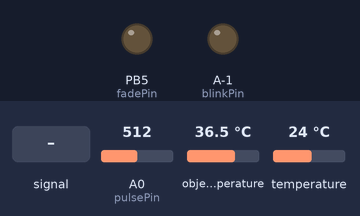
Recording of a sketch running on a simulated ATtiny85, built for the host (arithmetic inside an expression is 32-bit, double 64-bit). On the bench: output pins drawn as LEDs (lit = HIGH). The test bench sets the inputs (shaded band); at power-on: A0 (pulsePin) = 512, object temperature 36.5 °C, temperature 24 °C. What the sketch prints to the serial monitor is not drawn.

Above: at 11.2 s.
11.3 s: A0 (pulsePin) fed a 2 Hz sine of ±306 counts around its level
At 11.62 s:
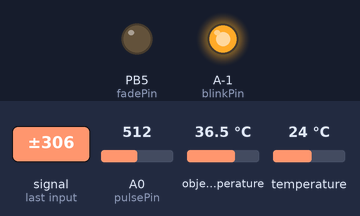
15.0 s: A0 (pulsePin) set to 306
At 15.9 s:
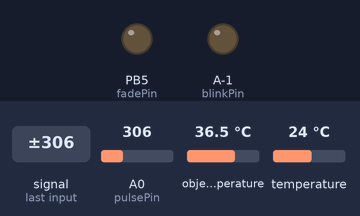
16.5 s: A0 (pulsePin) set to 498
18.0 s: A0 (pulsePin) set to 520
22.0 s: A0 (pulsePin) set to 540
At 23.1 s:
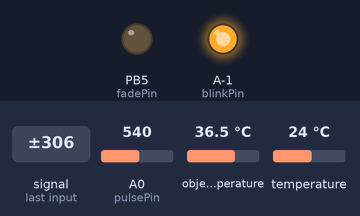
Timing chart, 0 to 24.5 s (numbered marks = the images above; inputs shaded):
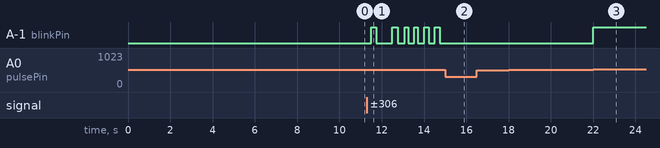

Measured:
- after the input at 11.3 s, A-1 (blinkPin): LOW → HIGH after 0.21 s, → LOW 0.24 s later, → HIGH 0.76 s later, → LOW 0.25 s later, … (12 changes in this stretch)
- after the input at 15.0 s, A-1 (blinkPin): stops changing and stays LOW
- after the input at 16.5 s, every drawn part: stays the same
- after the input at 18.0 s, every drawn part: stays the same
- after the input at 22.0 s, A-1 (blinkPin): LOW → HIGH at once

The sketch:

PulseSensorAmped_Arduino_1.5.0.ino
```cpp
/*  Pulse Sensor Amped 1.5    by Joel Murphy and Yury Gitman   http://www.pulsesensor.com

----------------------  Notes ----------------------  ----------------------
This code:
1) Blinks an LED to User's Live Heartbeat   PIN 13
2) Fades an LED to User's Live HeartBeat    PIN 5
3) Determines BPM
4) Prints All of the Above to Serial

Read Me:
https://github.com/WorldFamousElectronics/PulseSensor_Amped_Arduino/blob/master/README.md
 ----------------------       ----------------------  ----------------------
*/
#define PROCESSING_VISUALIZER 1
#define SERIAL_PLOTTER  2

//  Variables
int pulsePin = A0;                 // Pulse Sensor purple wire connected to analog pin 0
int blinkPin = 13;                // pin to blink led at each beat
int fadePin = 5;                  // pin to do fancy classy fading blink at each beat
int fadeRate = 0;                 // used to fade LED on with PWM on fadePin

// Volatile Variables, used in the interrupt service routine!
volatile int BPM;                   // int that holds raw Analog in 0. updated every 2mS
volatile int Signal;                // holds the incoming raw data
volatile int IBI = 600;             // int that holds the time interval between beats! Must be seeded!
volatile boolean Pulse = false;     // "True" when User's live heartbeat is detected. "False" when not a "live beat".
volatile boolean QS = false;        // becomes true when Arduoino finds a beat.

// SET THE SERIAL OUTPUT TYPE TO YOUR NEEDS
// PROCESSING_VISUALIZER works with Pulse Sensor Processing Visualizer
//      https://github.com/WorldFamousElectronics/PulseSensor_Amped_Processing_Visualizer
// SERIAL_PLOTTER outputs sensor data for viewing with the Arduino Serial Plotter
//      run the Serial Plotter at 115200 baud: Tools/Serial Plotter or Command+L
static int outputType = SERIAL_PLOTTER;

//Libraries
//#include <DHT.h>;
#include <Wire.h>
#include <Adafruit_MLX90614.h>

Adafruit_MLX90614 mlx = Adafruit_MLX90614();
//Constants
//#define DHTPIN 2     // what pin we're connected to
//#define DHTTYPE DHT22   // DHT 22  (AM2302)
//DHT dht(DHTPIN, DHTTYPE); //// Initialize DHT sensor for normal 16mhz Arduino


//Variables
int chk;
float hum;  //Stores humidity value
float temp; //Stores temperature value

void setup(){
  pinMode(blinkPin,OUTPUT);         // pin that will blink to your heartbeat!
  pinMode(fadePin,OUTPUT);          // pin that will fade to your heartbeat!
  Serial.begin(9600);             // we agree to talk fast!
  interruptSetup();                 // sets up to read Pulse Sensor signal every 2mS
  mlx.begin();
   // IF YOU ARE POWERING The Pulse Sensor AT VOLTAGE LESS THAN THE BOARD VOLTAGE,
   // UN-COMMENT THE NEXT LINE AND APPLY THAT VOLTAGE TO THE A-REF PIN
//   analogReference(EXTERNAL);
    delay(10000);
}


//  Where the Magic Happens
void loop(){
    serialOutput() ;
    //readTemp();
    readInfr();

  //if (QS == true){     // A Heartbeat Was Found
                       // BPM and IBI have been Determined
                       // Quantified Self "QS" true when arduino finds a heartbeat
      //  fadeRate = 255;         // Makes the LED Fade Effect Happen
                                // Set 'fadeRate' Variable to 255 to fade LED with pulse
       // serialOutputWhenBeatHappens();   // A Beat Happened, Output that to serial.
       // QS = false;                      // reset the Quantified Self flag for next time
  //}

  //ledFadeToBeat();                      // Makes the LED Fade Effect Happen
  //delay(20);                             //  take a break
  delay(1000);
}
/*
void readTemp(){
   //delay(2000);
    //Read data and store it to variables hum and temp
    hum = dht.readHumidity();
    temp= dht.readTemperature();
    //Print temp and humidity values to serial monitor
    Serial.print("H:");
    Serial.print(hum);
    Serial.print("T:");
    Serial.print(temp);
    Serial.print("\n");
    delay(2000); //Delay 2 sec.
}*/


void readInfr(){
    Serial.print("E:"); Serial.print(mlx.readAmbientTempC()); Serial.print(",");
  Serial.print("T:"); Serial.print(mlx.readObjectTempC()); Serial.print(",");// Serial.println("*C");
  //Serial.print("Ambient = "); Serial.print(mlx.readAmbientTempF());
  //Serial.print("*F\tObject = "); Serial.print(mlx.readObjectTempF()); Serial.println("*F");
//Serial.println();
}


void ledFadeToBeat(){
    fadeRate -= 15;                         //  set LED fade value
    fadeRate = constrain(fadeRate,0,255);   //  keep LED fade value from going into negative numbers!
    analogWrite(fadePin,fadeRate);          //  fade LED
  }
```

AllSerialHandling.ino
```cpp
//////////
/////////  All Serial Handling Code,
/////////  It's Changeable with the 'outputType' variable
/////////  It's declared at start of code.
/////////

void serialOutput(){   // Decide How To Output Serial.
  switch(outputType){
    case PROCESSING_VISUALIZER:
      sendDataToSerial('S', Signal);     // goes to sendDataToSerial function
      break;
    case SERIAL_PLOTTER:  // open the Arduino Serial Plotter to visualize these data
      Serial.print("B: ");
      Serial.print(BPM);
      Serial.print(",");
      break;
    default:
      break;
  }

}

//  Decides How To OutPut BPM and IBI Data
void serialOutputWhenBeatHappens(){
  switch(outputType){
    case PROCESSING_VISUALIZER:    // find it here https://github.com/WorldFamousElectronics/PulseSensor_Amped_Processing_Visualizer
      sendDataToSerial('B',BPM);   // send heart rate with a 'B' prefix
      sendDataToSerial('Q',IBI);   // send time between beats with a 'Q' prefix
      break;

    default:
      break;
  }
}

//  Sends Data to Pulse Sensor Processing App, Native Mac App, or Third-party Serial Readers.
void sendDataToSerial(char symbol, int data ){
    Serial.print(symbol);
    Serial.println(data);
  }
```

Interrupt.ino
```cpp
volatile int rate[10];                    // array to hold last ten IBI values
volatile unsigned long sampleCounter = 0;          // used to determine pulse timing
volatile unsigned long lastBeatTime = 0;           // used to find IBI
volatile int P =512;                      // used to find peak in pulse wave, seeded
volatile int T = 512;                     // used to find trough in pulse wave, seeded
volatile int thresh = 530;                // used to find instant moment of heart beat, seeded
volatile int amp = 0;                   // used to hold amplitude of pulse waveform, seeded
volatile boolean firstBeat = true;        // used to seed rate array so we startup with reasonable BPM
volatile boolean secondBeat = false;      // used to seed rate array so we startup with reasonable BPM


void interruptSetup(){  // CHECK OUT THE Timer_Interrupt_Notes TAB FOR MORE ON INTERRUPTS
  // Initializes Timer2 to throw an interrupt every 2mS.
  TCCR2A = 0x02;     // DISABLE PWM ON DIGITAL PINS 3 AND 11, AND GO INTO CTC MODE
  TCCR2B = 0x06;     // DON'T FORCE COMPARE, 256 PRESCALER
  OCR2A = 0X7C;      // SET THE TOP OF THE COUNT TO 124 FOR 500Hz SAMPLE RATE
  TIMSK2 = 0x02;     // ENABLE INTERRUPT ON MATCH BETWEEN TIMER2 AND OCR2A
  sei();             // MAKE SURE GLOBAL INTERRUPTS ARE ENABLED
}


// THIS IS THE TIMER 2 INTERRUPT SERVICE ROUTINE.
// Timer 2 makes sure that we take a reading every 2 miliseconds
ISR(TIMER2_COMPA_vect){                         // triggered when Timer2 counts to 124
  cli();                                      // disable interrupts while we do this
  Signal = analogRead(pulsePin);              // read the Pulse Sensor
  sampleCounter += 2;                         // keep track of the time in mS with this variable
  int N = sampleCounter - lastBeatTime;       // monitor the time since the last beat to avoid noise

    //  find the peak and trough of the pulse wave
  if(Signal < thresh && N > (IBI/5)*3){       // avoid dichrotic noise by waiting 3/5 of last IBI
    if (Signal < T){                        // T is the trough
      T = Signal;                         // keep track of lowest point in pulse wave
    }
  }

  if(Signal > thresh && Signal > P){          // thresh condition helps avoid noise
    P = Signal;                             // P is the peak
  }                                        // keep track of highest point in pulse wave

  //  NOW IT'S TIME TO LOOK FOR THE HEART BEAT
  // signal surges up in value every time there is a pulse
  if (N > 250){                                   // avoid high frequency noise
    if ( (Signal > thresh) && (Pulse == false) && (N > (IBI/5)*3) ){
      Pulse = true;                               // set the Pulse flag when we think there is a pulse
      digitalWrite(blinkPin,HIGH);                // turn on pin 13 LED
      IBI = sampleCounter - lastBeatTime;         // measure time between beats in mS
      lastBeatTime = sampleCounter;               // keep track of time for next pulse

      if(secondBeat){                        // if this is the second beat, if secondBeat == TRUE
        secondBeat = false;                  // clear secondBeat flag
        for(int i=0; i<=9; i++){             // seed the running total to get a realisitic BPM at startup
          rate[i] = IBI;
        }
      }

      if(firstBeat){                         // if it's the first time we found a beat, if firstBeat == TRUE
        firstBeat = false;                   // clear firstBeat flag
        secondBeat = true;                   // set the second beat flag
        sei();                               // enable interrupts again
        return;                              // IBI value is unreliable so discard it
      }


      // keep a running total of the last 10 IBI values
      word runningTotal = 0;                  // clear the runningTotal variable

      for(int i=0; i<=8; i++){                // shift data in the rate array
        rate[i] = rate[i+1];                  // and drop the oldest IBI value
        runningTotal += rate[i];              // add up the 9 oldest IBI values
      }

      rate[9] = IBI;                          // add the latest IBI to the rate array
      runningTotal += rate[9];                // add the latest IBI to runningTotal
      runningTotal /= 10;                     // average the last 10 IBI values
      BPM = 60000/runningTotal;               // how many beats can fit into a minute? that's BPM!
      QS = true;                              // set Quantified Self flag
      // QS FLAG IS NOT CLEARED INSIDE THIS ISR
    }
  }

  if (Signal < thresh && Pulse == true){   // when the values are going down, the beat is over
    digitalWrite(blinkPin,LOW);            // turn off pin 13 LED
    Pulse = false;                         // reset the Pulse flag so we can do it again
    amp = P - T;                           // get amplitude of the pulse wave
    thresh = amp/2 + T;                    // set thresh at 50% of the amplitude
    P = thresh;                            // reset these for next time
    T = thresh;
  }

  if (N > 2500){                           // if 2.5 seconds go by without a beat
    thresh = 530;                          // set thresh default
    P = 512;                               // set P default
    T = 512;                               // set T default
    lastBeatTime = sampleCounter;          // bring the lastBeatTime up to date
    firstBeat = true;                      // set these to avoid noise
    secondBeat = false;                    // when we get the heartbeat back
  }

  sei();                                   // enable interrupts when youre done!
}// end isr
```

Source omitted: Timer_Interrupt_Notes.ino (12406 bytes)
